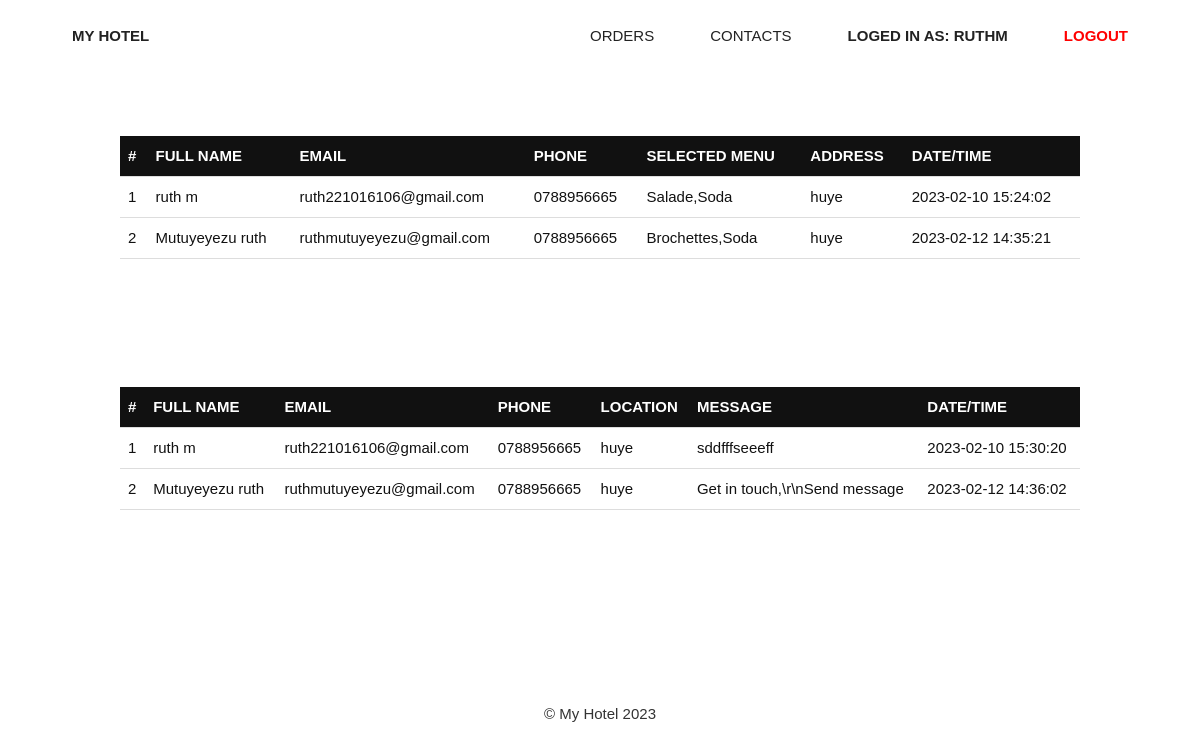
The page /project3/dashboard.php (signed in) on the database its author committed.
### tables this page shows
CREATE TABLE `ordermenu` (
  `Id` int(11) NOT NULL,
  `Fullname` varchar(200) NOT NULL,
  `Email` varchar(200) NOT NULL,
  `Phone` varchar(100) NOT NULL,
  `Selectmenu` varchar(100) NOT NULL,
  `Address` varchar(200) NOT NULL,
  `Date` varchar(200) NOT NULL
);

CREATE TABLE `contacts` (
  `Id` int(11) NOT NULL,
  `Fullname` varchar(250) NOT NULL,
  `Email` varchar(250) NOT NULL,
  `Phone` varchar(250) NOT NULL,
  `Location` varchar(250) NOT NULL,
  `Message` varchar(250) NOT NULL,
  `Date` varchar(250) NOT NULL
);

### project3/dashboard.php (the view, shortened to what this page needs)
<?php
include_once('./server/config/conn.php');
?>
<!DOCTYPE html>
<html lang="en">
<head>
    <link rel="stylesheet" href="./css/style.css">
</head>
<body>
    <div class="navbar">
        <a href="#" class="logo nav__link">My hotel</a>
        <ul class="nav__list">
            <li class="nav__item"><a href="#orders" class="nav__link">Orders</a></li>
            <li class="nav__item"><a href="#contacts" class="nav__link">Contacts</a></li>
            <li class="nav__item"><a href="#" class="nav__link active">Loged in as: <?php echo $_SESSION["username"] ?></a></li>
            <li class="nav__item"><a href="dashboard.php?logout" class="nav__link" style="font-weight: bold; color: red;">Logout</a></li>
        </ul>
    </div>
    <div class="data__table container" style="margin-top: 4rem;">
        <div class="order__table">
            <table>
                <thead>
                    <tr>
                        <th>#</th>
                        <th>Full name</th>
                        <th>Email</th>
                        <th>Phone</th>
                        <th>Selected menu</th>
                        <th>Address</th>
                        <th>Date/Time</th>
                    </tr>
                </thead>
                <tbody>
                    <?php
                    $sql = 'SELECT * FROM ordermenu;';
                    $stmt = mysqli_stmt_init($db_conn);
                    if (!mysqli_stmt_prepare($stmt, $sql)) {
                        printf('Ooops!');
                    } else {
                        mysqli_stmt_execute($stmt);
                        $results = mysqli_stmt_get_result($stmt);
                        if ($results->num_rows > 0) {
                            $i = 1;
                            while ($row = mysqli_fetch_assoc($results)) {
                    ?>
                                <tr>
                                    <td><?php echo $i ?></td>
                                    <td><?php echo $row['Fullname'] ?></td>
                                    <td><?php echo ($row['Email']); ?></td>
                                    <td><?php echo ($row['Phone']); ?></td>
                                    <td><?php echo ($row['Selectmenu']); ?></td>
                                    <td><?php echo ($row['Address']); ?></td>
                                    <td><?php echo ($row['Date']); ?></td>
                                </tr>
                    <?php
                                $i++;
                            }
                        }
                    }
                    ?>
                </tbody>
            </table>
        </div>
    </div>
    <div class="data__table section container" id="contacts">
        <div class="contact__table">
            <table>
                <thead>
                    <tr>
                        <th>#</th>
                        <th>Full name</th>
                        <th>Email</th>
                        <th>Phone</th>
                        <th>Location</th>
                        <th>Message</th>
                        <th>Date/Time</th>
                    </tr>
                </thead>
                <tbody>
                    <?php
                    $sql = 'SELECT * FROM contacts;';
                    $stmt = mysqli_stmt_init($db_conn);
                    if (!mysqli_stmt_prepare($stmt, $sql)) {
                        printf('Ooops!');
                    } else {
                        mysqli_stmt_execute($stmt);
                        $results = mysqli_stmt_get_result($stmt);
                        if ($results->num_rows > 0) {
                            $i = 1;
                            while ($row = mysqli_fetch_assoc($results)) {
                    ?>
                                <tr>
                                    <td><?php echo $i ?></td>
                                    <td><?php echo $row['Fullname'] ?></td>
                                    <td><?php echo ($row['Email']); ?></td>
                                    <td><?php echo ($row['Phone']); ?></td>
                                    <td><?php echo ($row['Location']); ?></td>
                                    <td><?php echo ($row['Message']); ?></td>
                                    <td><?php echo ($row['Date']); ?></td>
                                </tr>
                    <?php
                                $i++;
                            }
                        }
                    }
                    ?>
                </tbody>
            </table>
        </div>
    </div>
    <div class="footer section">
        <p class="footer__text">&copy; My Hotel 2023</p>
    </div>
</body>
</html>

### project3/css/style.css (style rules this page uses)
* { margin: 0; padding: 0; box-sizing: border-box; }
html { scroll-behavior: smooth; }
body { font-family: sans-serif; font-size: 0.938rem; background-color: #fff; color: #111; line-height: 1.6; }
ul { padding: 0; list-style: none; }
a { text-decoration: none; }
.container { width: 80%; margin: 0 auto; }
.section { padding-top: 8rem; }
.navbar { display: flex; align-items: center; justify-content: space-between; height: calc(3rem + 1.5rem); margin: 0 4rem; }
.nav__list { display: flex; align-items: center; }
.nav__item { margin-left: 2.5rem; margin-bottom: 0; }
.logo { font-weight: 800; }
.nav__link { display: inline-block; text-align: center; width: max-content; padding: 0.3rem 0.5rem; color: #222; text-transform: uppercase; }
.active { font-weight: 800; }
.menu__list th, td { text-align: left; padding: 8px; }
.data__table table { border-collapse: collapse; width: 100%; }
.data__table th { background-color: #111; color: #fff; text-transform: uppercase; }
.data__table th, td { padding: 8px; text-align: left; border-bottom: 1px solid #ddd; }
.footer { text-align: center; font-size: 0.938rem; color: #333; margin-top: 4rem; margin-bottom: 3rem; }

### rows shown on the page
ordermenu: Fullname "ruth m", Email "ruth221016106@gmail.com", Phone "0788956665", Selectmenu "Salade,Soda", Address "huye", Date "2023-02-10 15:24:02"
ordermenu: Fullname "Mutuyeyezu ruth", Email "ruthmutuyeyezu@gmail.com", Phone "0788956665", Selectmenu "Brochettes,Soda", Address "huye", Date "2023-02-12 14:35:21"
contacts: Fullname "ruth m", Email "ruth221016106@gmail.com", Phone "0788956665", Location "huye", Message "sddfffseeeff", Date "2023-02-10 15:30:20"
contacts: Fullname "Mutuyeyezu ruth", Email "ruthmutuyeyezu@gmail.com", Phone "0788956665", Location "huye", Message "Get in touch,\\r\\nSend message", Date "2023-02-12 14:36:02"

### other values the page prints
$_SESSION["username"] "RUTHM"
